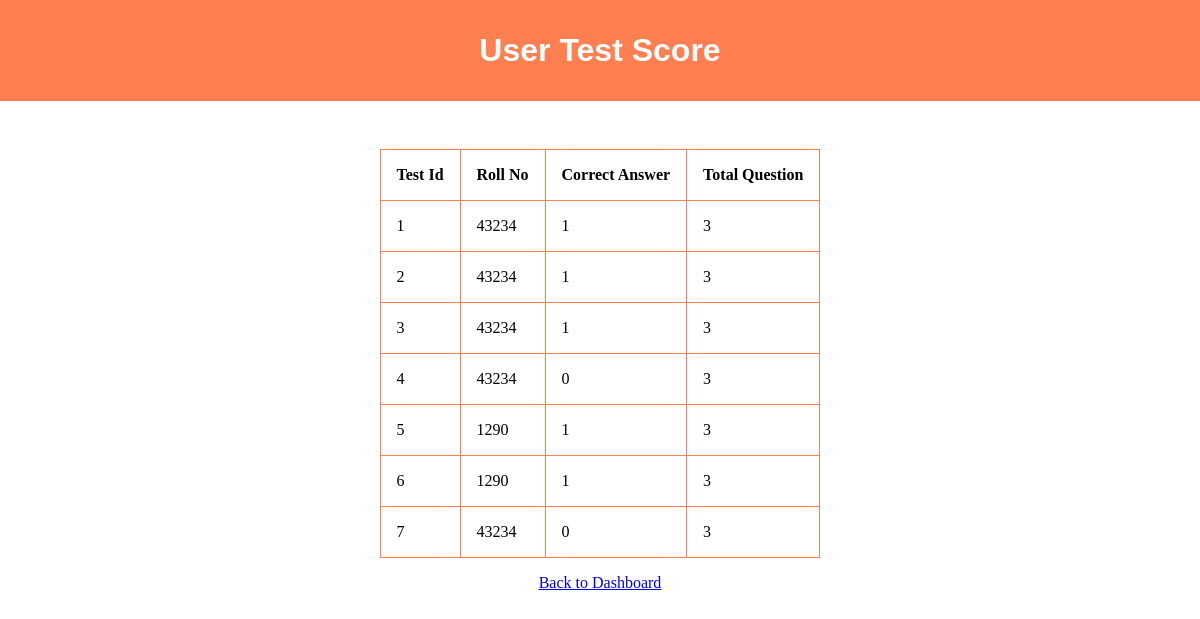
The page /counseler/ctestscore.php (signed in) on the database its author committed.
### tables this page shows
CREATE TABLE `testresult` (
  `testid` int(200) NOT NULL,
  `name` varchar(100) NOT NULL,
  `userid` varchar(100) NOT NULL,
  `Total Question` varchar(100) NOT NULL,
  `Correct Answer` varchar(100) NOT NULL
);

### counseler/ctestscore.php (the view, shortened to what this page needs)
<!DOCTYPE html>
<html lang="en">
<head>
    <link href="../style/style.css?v=<?php echo time()?>" type="text/css" rel="stylesheet">
</head>
<body>
    <div class="header">
        <h3 class="mainheading">User Test Score</h3>
    </div>
    <table>
        <tr>
            <th>Test Id</th>
            <th>Roll No</th>
            <th>Correct Answer</th>
            <th>Total Question</th>
        </tr>
    <?php
        require_once '../database.php';
        $testscore=mysqli_query($db,"SELECT * FROM `testresult`");
        while($row=$testscore->fetch_assoc()):?>
            <tr>
                <td><?php echo $row['testid']?></td>
                <td><?php echo $row['userid']?></td>
                <td><?php echo $row['Correct Answer']?></td>
                <td><?php echo $row['Total Question']?></td>
            </tr>
        <?php endwhile;?>
    </table>
    <div class="backto" style="padding: 1rem;">
        <a href="cdashboard.php">Back to Dashboard</a>
    </div>
</body>
</html>

### style/style.css (style rules this page uses)
* { padding: 0; margin: 0; }
.header { background-color: coral; padding: 2rem; }
.mainheading { color: white; font-size: 2rem; text-align: center; font-family: sans-serif; }
.backto { display: block; text-align: center; }
table { margin: 0 auto; border: 1px solid coral; border-collapse: collapse; margin-top: 3rem; }
table td { column-span: none; border: 1px solid coral; padding: 1rem; }
table th { column-span: none; border: 1px solid coral; padding: 1rem; }

### rows shown on the page
testresult: testid "1", userid "43234", Correct Answer "1", Total Question "3"
testresult: testid "2", userid "43234", Correct Answer "1", Total Question "3"
testresult: testid "3", userid "43234", Correct Answer "1", Total Question "3"
testresult: testid "4", userid "43234", Correct Answer "0", Total Question "3"
testresult: testid "5", userid "1290", Correct Answer "1", Total Question "3"
testresult: testid "6", userid "1290", Correct Answer "1", Total Question "3"
testresult: testid "7", userid "43234", Correct Answer "0", Total Question "3"
